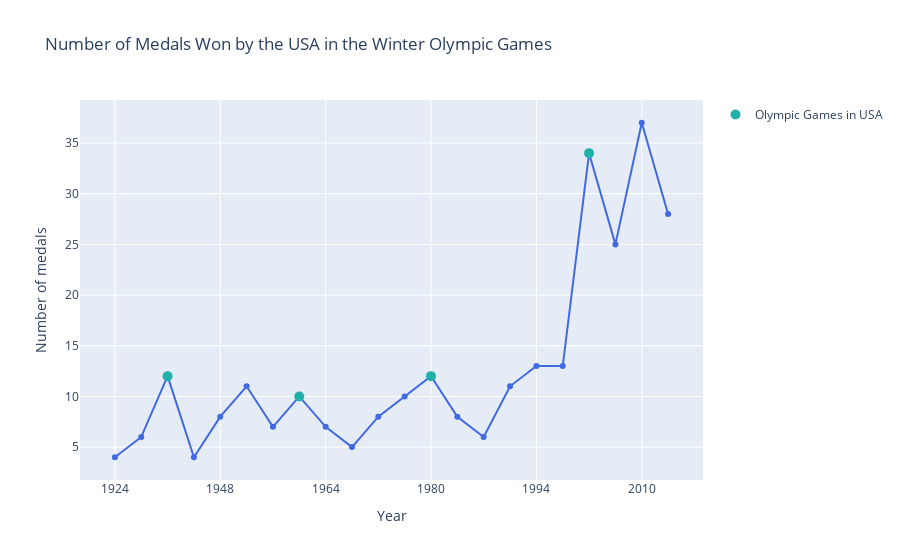

The cell this chart's notebook holds for it:
### Code cell
medals_winter_num = PlotFigures.plot_medals_per_season(season="winter", percentage=False)
medals_winter_num.show()

### Figure 1 — Plotly figure (JSON) as saved in the notebook; plotly's stock layout.template omitted (floating-point values rounded to 4 significant figures)
{"data": [{"hovertemplate": "<br>Year: %{x}<br>Number of Medals: %{y}<extra></extra>", "legendgroup": "", "line": {"color": "RoyalBlue", "dash": "solid"}, "marker": {"symbol": "circle"}, "mode": "lines+markers", "name": "", "orientation": "v", "showlegend": false, "type": "scatter", "x": ["1924", "1928", "1932", "1936", "1948", "1952", "1956", "1960", "1964", "1968", "1972", "1976", "1980", "1984", "1988", "1992", "1994", "1998", "2002", "2006", "2010", "2014"], "xaxis": "x", "y": [4, 6, 12, 4, 8, 11, 7, 10, 7, 5, 8, 10, 12, 8, 6, 11, 13, 13, 34, 25, 37, 28], "yaxis": "y"}, {"hovertemplate": "<br>Year: %{x}<br>Number of Medals: %{y}<extra></extra>", "marker": {"color": "LightSeaGreen", "size": 10}, "mode": "markers", "name": "Olympic Games in USA", "type": "scatter", "x": ["1932", "1960", "1980", "2002"], "y": [12, 10, 12, 34]}], "layout": {"legend": {"tracegroupgap": 0}, "title": {"text": "Number of Medals Won by the USA in the Winter Olympic Games"}, "xaxis": {"anchor": "y", "domain": [0, 1], "dtick": 4, "tick0": 0, "tickmode": "linear", "title": {"text": "Year"}}, "yaxis": {"anchor": "x", "domain": [0, 1], "title": {"text": "Number of medals"}}}}
